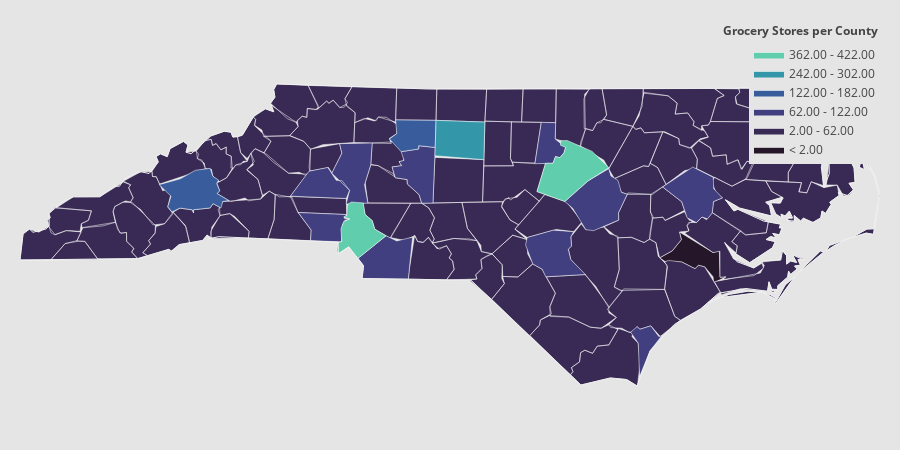

Notebook cell for this chart:
### Markdown cell above
use shapely 1.8.4

### Code cell
def make_state_plot(state,year,data,statefips):
    data['fips'] = data['fips'].astype(str)
    state_df = data[(data['fips'].str.startswith(statefips))]
    state_df = state_df[state_df['Year'] == year]

    

    values = state_df['Count.B'].tolist()
    fips = state_df['fips'].tolist()
    for i in values:
        if i <= 0:
            print(i)
            values[i] = 0

    endpts = list(np.mgrid[min(values):max(values):8j])

    colorscale = sns.color_palette("mako", 9).as_hex()

    fig = ff.create_choropleth(
        fips=fips,
        values=values,
        scope=[state],
        show_state_data=True,
        colorscale=colorscale,
        binning_endpoints=endpts,
        round_legend_values=True,
        plot_bgcolor='rgb(229,229,229)',
        paper_bgcolor='rgb(229,229,229)',
        legend_title='Grocery Stores per County',
        county_outline={'color': 'rgb(255,255,255)', 'width': 0.5},
        exponent_format=True,
    )
    

    fig.layout.template = None
    fig.show()
    return
make_state_plot('North Carolina',2017,df2,'37')

### Figure 1 — Plotly figure (JSON) as saved in the notebook; plotly's stock layout.template omitted (floating-point values rounded to 4 significant figures; data arrays with more than 128 entries replaced by an {"elided": "..."} marker saying what was removed)
{"data": [{"fill": "toself", "fillcolor": "#251729", "hoverinfo": "none", "line": {"color": "rgb(255,255,255)", "width": 0.5}, "mode": "lines", "name": "< 2.00", "type": "scatter", "x": [-77.73, -77.6, -77.51, -77.53, -77.18, -77.12, -77.11, -77.05, -77.17, -77.18, -77.27, -77.33, -77.37, -77.5, -77.67, -77.73, null], "y": [35.01, 35.07, 35.17, 35.24, 35.06, 35.07, 34.83, 34.84, 34.78, 34.84, 34.93, 34.94, 34.91, 34.97, 34.97, 35.01, null]}, {"fill": "toself", "fillcolor": "#382a54", "hoverinfo": "none", "line": {"color": "rgb(255,255,255)", "width": 0.5}, "mode": "lines", "name": "2.00 - 62.00", "type": "scatter", "x": {"elided": "1275 float values"}, "y": {"elided": "1275 float values"}}, {"fill": "toself", "fillcolor": "#413f80", "hoverinfo": "none", "line": {"color": "rgb(255,255,255)", "width": 0.5}, "mode": "lines", "name": "62.00 - 122.00", "type": "scatter", "x": [-81.54, -81.35, -81.15, -81.06, -81.0, -80.93, -80.96, -81.54, null, -79.11, -79.1, -78.83, -78.62, -78.65, -78.64, -78.67, -78.65, -78.49, -78.9, -78.94, -79.04, -79.11, null, -80.49, -80.39, -80.42, -80.37, -80.39, -80.21, -80.21, -80.04, -80.07, -80.18, -80.21, -80.33, -80.33, -80.46, -80.49, null, -79.01, -78.95, -78.8, -78.81, -78.7, -78.72, -78.76, -78.8, -78.83, -79.02, -79.01, null, -81.46, -80.96, -80.98, -80.92, -80.97, -81.0, -81.01, -81.33, -81.32, -81.46, null, -81.11, -81.01, -81.03, -80.69, -80.71, -80.77, -80.74, -80.96, -80.93, -81.11, null, -78.71, -78.47, -78.26, -78.23, -78.16, -78.13, -78.06, -78.15, -78.15, -78.41, -78.49, -78.63, -78.71, null, -78.03, -77.96, -77.94, -77.82, -77.74, -77.71, -77.83, -77.94, -77.95, -78.03, null, -77.7, -77.39, -77.18, -77.17, -77.08, -77.18, -77.19, -77.24, -77.29, -77.35, -77.45, -77.5, -77.7, null, -80.84, -80.55, -80.44, -80.28, -80.32, -80.8, -80.78, -80.84, null], "y": [35.57, 35.79, 35.83, 35.71, 35.71, 35.62, 35.55, 35.57, null, 35.13, 35.19, 35.26, 35.25, 35.2, 35.12, 35.09, 34.99, 34.86, 34.83, 34.9, 34.95, 35.13, null, 35.83, 35.85, 35.88, 35.89, 35.97, 36.0, 36.03, 36.01, 35.51, 35.5, 35.58, 35.68, 35.72, 35.74, 35.83, null, 35.89, 36.24, 36.24, 36.09, 36.01, 35.96, 35.92, 35.93, 35.87, 35.86, 35.89, null, 35.42, 35.4, 35.37, 35.36, 35.35, 35.31, 35.15, 35.16, 35.26, 35.42, null, 35.78, 35.96, 36.05, 36.05, 35.85, 35.67, 35.51, 35.5, 35.62, 35.78, null, 35.52, 35.71, 35.82, 35.75, 35.71, 35.6, 35.59, 35.42, 35.35, 35.25, 35.26, 35.46, 35.52, null, 34.33, 34.38, 34.36, 34.39, 34.29, 34.3, 34.16, 33.93, 34.23, 34.33, null, 35.65, 35.83, 35.74, 35.64, 35.55, 35.52, 35.42, 35.36, 35.38, 35.33, 35.37, 35.52, 35.65, null, 35.0, 35.21, 35.16, 35.2, 34.81, 34.82, 34.94, 35.0, null]}, {"fill": "toself", "fillcolor": "#395d9c", "hoverinfo": "none", "line": {"color": "rgb(255,255,255)", "width": 0.5}, "mode": "lines", "name": "122.00 - 182.00", "type": "scatter", "x": [-82.89, -82.67, -82.51, -82.36, -82.33, -82.28, -82.29, -82.26, -82.29, -82.17, -82.23, -82.25, -82.33, -82.36, -82.54, -82.53, -82.55, -82.67, -82.76, -82.8, -82.77, -82.89, null, -80.52, -80.44, -80.45, -80.04, -80.04, -80.21, -80.21, -80.39, -80.52, null], "y": [35.67, 35.73, 35.8, 35.82, 35.75, 35.71, 35.68, 35.62, 35.59, 35.53, 35.52, 35.46, 35.5, 35.46, 35.44, 35.42, 35.44, 35.46, 35.43, 35.47, 35.57, 35.67, null, 36.09, 36.14, 36.26, 36.26, 36.01, 36.03, 36.0, 35.97, 36.09, null]}, {"fill": "toself", "fillcolor": "#357ba3", "hoverinfo": "none", "line": {"color": "rgb(255,255,255)", "width": 0.5}, "mode": "lines", "name": "182.00 - 242.00", "type": "scatter", "x": [], "y": []}, {"fill": "toself", "fillcolor": "#3497a9", "hoverinfo": "none", "line": {"color": "rgb(255,255,255)", "width": 0.5}, "mode": "lines", "name": "242.00 - 302.00", "type": "scatter", "x": [-80.05, -80.04, -79.53, -79.54, -80.05, null], "y": [35.94, 36.26, 36.24, 35.9, 35.94, null]}, {"fill": "toself", "fillcolor": "#3eb4ad", "hoverinfo": "none", "line": {"color": "rgb(255,255,255)", "width": 0.5}, "mode": "lines", "name": "302.00 - 362.00", "type": "scatter", "x": [], "y": []}, {"fill": "toself", "fillcolor": "#60ceac", "hoverinfo": "none", "line": {"color": "rgb(255,255,255)", "width": 0.5}, "mode": "lines", "name": "362.00 - 422.00", "type": "scatter", "x": [-81.06, -81.05, -81.01, -81.02, -80.99, -80.92, -80.99, -80.96, -80.95, -80.91, -80.78, -80.77, -80.69, -80.67, -80.55, -80.84, -80.93, -81.04, -81.06, null, -78.98, -78.91, -78.83, -78.8, -78.76, -78.72, -78.7, -78.75, -78.75, -78.68, -78.43, -78.25, -78.47, -78.71, -79.0, -78.98, null], "y": [35.07, 35.15, 35.16, 35.27, 35.34, 35.36, 35.38, 35.39, 35.49, 35.51, 35.51, 35.4, 35.35, 35.27, 35.21, 35.0, 35.11, 35.04, 35.07, null, 35.64, 35.87, 35.87, 35.93, 35.92, 35.96, 36.01, 36.03, 36.07, 36.07, 35.98, 35.83, 35.7, 35.52, 35.61, 35.64, null]}, {"fill": "toself", "fillcolor": "#a9e1bd", "hoverinfo": "none", "line": {"color": "rgb(255,255,255)", "width": 0.5}, "mode": "lines", "name": "> 422.00", "type": "scatter", "x": [], "y": []}, {"hoverinfo": "text", "legendgroup": "centroids", "marker": {"color": "white", "opacity": 0}, "mode": "markers", "name": "US Counties", "selected": {"marker": {"color": "white", "opacity": 1, "size": 3}}, "showlegend": false, "text": ["County: Onslow<br>State: North Carolina<br>FIPS: 37133<br>Value: 50", "County: Onslow<br>State: North Carolina<br>FIPS: 37133<br>Value: 50", "County: Onslow<br>State: North Carolina<br>FIPS: 37133<br>Value: 50", "County: Hyde<br>State: North Carolina<br>FIPS: 37095<br>Value: 5", "County: Hyde<br>State: North Carolina<br>FIPS: 37095<br>Value: 5", "County: Hyde<br>State: North Carolina<br>FIPS: 37095<br>Value: 5", "County: Hyde<br>State: North Carolina<br>FIPS: 37095<br>Value: 5", "County: Dare<br>State: North Carolina<br>FIPS: 37055<br>Value: 29", "County: Dare<br>State: North Carolina<br>FIPS: 37055<br>Value: 29", "County: Dare<br>State: North Carolina<br>FIPS: 37055<br>Value: 29", "County: Dare<br>State: North Carolina<br>FIPS: 37055<br>Value: 29", "County: Carteret<br>State: North Carolina<br>FIPS: 37031<br>Value: 26", "County: Carteret<br>State: North Carolina<br>FIPS: 37031<br>Value: 26", "County: Carteret<br>State: North Carolina<br>FIPS: 37031<br>Value: 26", "County: Carteret<br>State: North Carolina<br>FIPS: 37031<br>Value: 26", "County: Carteret<br>State: North Carolina<br>FIPS: 37031<br>Value: 26", "County: Carteret<br>State: North Carolina<br>FIPS: 37031<br>Value: 26", "County: Carteret<br>State: North Carolina<br>FIPS: 37031<br>Value: 26", "County: Alamance<br>State: North Carolina<br>FIPS: 37001<br>Value: 51", "County: Alexander<br>State: North Carolina<br>FIPS: 37003<br>Value: 12", "County: Alleghany<br>State: North Carolina<br>FIPS: 37005<br>Value: 7", "County: Anson<br>State: North Carolina<br>FIPS: 37007<br>Value: 7", "County: Ashe<br>State: North Carolina<br>FIPS: 37009<br>Value: 15", "County: Avery<br>State: North Carolina<br>FIPS: 37011<br>Value: 11", "County: Beaufort<br>State: North Carolina<br>FIPS: 37013<br>Value: 18", "County: Bertie<br>State: North Carolina<br>FIPS: 37015<br>Value: 8", "County: Bladen<br>State: North Carolina<br>FIPS: 37017<br>Value: 20", "County: Brunswick<br>State: North Carolina<br>FIPS: 37019<br>Value: 41", "County: Buncombe<br>State: North Carolina<br>FIPS: 37021<br>Value: 123", "County: Burke<br>State: North Carolina<br>FIPS: 37023<br>Value: 35", "County: Cabarrus<br>State: North Carolina<br>FIPS: 37025<br>Value: 61", "County: Caldwell<br>State: North Carolina<br>FIPS: 37027<br>Value: 22", "County: Camden<br>State: North Carolina<br>FIPS: 37029<br>Value: 4", "County: Caswell<br>State: North Carolina<br>FIPS: 37033<br>Value: 7", "County: Catawba<br>State: North Carolina<br>FIPS: 37035<br>Value: 77", "County: Chatham<br>State: North Carolina<br>FIPS: 37037<br>Value: 25", "County: Cherokee<br>State: North Carolina<br>FIPS: 37039<br>Value: 13", "County: Chowan<br>State: North Carolina<br>FIPS: 37041<br>Value: 8", "County: Clay<br>State: North Carolina<br>FIPS: 37043<br>Value: 3", "County: Cleveland<br>State: North Carolina<br>FIPS: 37045<br>Value: 35", "County: Columbus<br>State: North Carolina<br>FIPS: 37047<br>Value: 20", "County: Craven<br>State: North Carolina<br>FIPS: 37049<br>Value: 38", "County: Cumberland<br>State: North Carolina<br>FIPS: 37051<br>Value: 99", "County: Currituck<br>State: North Carolina<br>FIPS: 37053<br>Value: 13", "County: Davidson<br>State: North Carolina<br>FIPS: 37057<br>Value: 64", "County: Davie<br>State: North Carolina<br>FIPS: 37059<br>Value: 9", "County: Duplin<br>State: North Carolina<br>FIPS: 37061<br>Value: 23", "County: Durham<br>State: North Carolina<br>FIPS: 37063<br>Value: 113", "County: Edgecombe<br>State: North Carolina<br>FIPS: 37065<br>Value: 30", "County: Forsyth<br>State: North Carolina<br>FIPS: 37067<br>Value: 171", "County: Franklin<br>State: North Carolina<br>FIPS: 37069<br>Value: 23", "County: Gaston<br>State: North Carolina<br>FIPS: 37071<br>Value: 93", "County: Gates<br>State: North Carolina<br>FIPS: 37073<br>Value: 3", "County: Graham<br>State: North Carolina<br>FIPS: 37075<br>Value: 5", "County: Granville<br>State: North Carolina<br>FIPS: 37077<br>Value: 21", "County: Greene<br>State: North Carolina<br>FIPS: 37079<br>Value: 8", "County: Guilford<br>State: North Carolina<br>FIPS: 37081<br>Value: 251", "County: Halifax<br>State: North Carolina<br>FIPS: 37083<br>Value: 29", "County: Harnett<br>State: North Carolina<br>FIPS: 37085<br>Value: 45", "County: Haywood<br>State: North Carolina<br>FIPS: 37087<br>Value: 24", "County: Henderson<br>State: North Carolina<br>FIPS: 37089<br>Value: 32", "County: Hertford<br>State: North Carolina<br>FIPS: 37091<br>Value: 16", "County: Hoke<br>State: North Carolina<br>FIPS: 37093<br>Value: 15", "County: Iredell<br>State: North Carolina<br>FIPS: 37097<br>Value: 64", "County: Jackson<br>State: North Carolina<br>FIPS: 37099<br>Value: 9", "County: Johnston<br>State: North Carolina<br>FIPS: 37101<br>Value: 77", "County: Jones<br>State: North Carolina<br>FIPS: 37103<br>Value: 2", "County: Lee<br>State: North Carolina<br>FIPS: 37105<br>Value: 25", "County: Lenoir<br>State: North Carolina<br>FIPS: 37107<br>Value: 33", "County: Lincoln<br>State: North Carolina<br>FIPS: 37109<br>Value: 30", "County: McDowell<br>State: North Carolina<br>FIPS: 37111<br>Value: 13", "County: Macon<br>State: North Carolina<br>FIPS: 37113<br>Value: 17", "County: Madison<br>State: North Carolina<br>FIPS: 37115<br>Value: 9", "County: Martin<br>State: North Carolina<br>FIPS: 37117<br>Value: 9", "County: Mecklenburg<br>State: North Carolina<br>FIPS: 37119<br>Value: 422", "County: Mitchell<br>State: North Carolina<br>FIPS: 37121<br>Value: 5", "County: Montgomery<br>State: North Carolina<br>FIPS: 37123<br>Value: 11", "County: Moore<br>State: North Carolina<br>FIPS: 37125<br>Value: 40", "County: Nash<br>State: North Carolina<br>FIPS: 37127<br>Value: 61", "County: New Hanover<br>State: North Carolina<br>FIPS: 37129<br>Value: 106", "County: Northampton<br>State: North Carolina<br>FIPS: 37131<br>Value: 17", "County: Orange<br>State: North Carolina<br>FIPS: 37135<br>Value: 50", "County: Pamlico<br>State: North Carolina<br>FIPS: 37137<br>Value: 9", "County: Pasquotank<br>State: North Carolina<br>FIPS: 37139<br>Value: 14", "County: Pender<br>State: North Carolina<br>FIPS: 37141<br>Value: 21", "County: Perquimans<br>State: North Carolina<br>FIPS: 37143<br>Value: 6", "County: Person<br>State: North Carolina<br>FIPS: 37145<br>Value: 18", "County: Pitt<br>State: North Carolina<br>FIPS: 37147<br>Value: 67", "County: Polk<br>State: North Carolina<br>FIPS: 37149<br>Value: 12", "County: Randolph<br>State: North Carolina<br>FIPS: 37151<br>Value: 52", "County: Richmond<br>State: North Carolina<br>FIPS: 37153<br>Value: 24", "County: Robeson<br>State: North Carolina<br>FIPS: 37155<br>Value: 60", "County: Rockingham<br>State: North Carolina<br>FIPS: 37157<br>Value: 56", "County: Rowan<br>State: North Carolina<br>FIPS: 37159<br>Value: 49", "County: Rutherford<br>State: North Carolina<br>FIPS: 37161<br>Value: 27", "County: Sampson<br>State: North Carolina<br>FIPS: 37163<br>Value: 30", "County: Scotland<br>State: North Carolina<br>FIPS: 37165<br>Value: 17", "County: Stanly<br>State: North Carolina<br>FIPS: 37167<br>Value: 23", "County: Stokes<br>State: North Carolina<br>FIPS: 37169<br>Value: 25", "County: Surry<br>State: North Carolina<br>FIPS: 37171<br>Value: 34", "County: Swain<br>State: North Carolina<br>FIPS: 37173<br>Value: 3", "County: Transylvania<br>State: North Carolina<br>FIPS: 37175<br>Value: 10", "County: Tyrrell<br>State: North Carolina<br>FIPS: 37177<br>Value: 5", "County: Union<br>State: North Carolina<br>FIPS: 37179<br>Value: 74", "County: Vance<br>State: North Carolina<br>FIPS: 37181<br>Value: 36", "County: Wake<br>State: North Carolina<br>FIPS: 37183<br>Value: 391", "County: Warren<br>State: North Carolina<br>FIPS: 37185<br>Value: 13", "County: Washington<br>State: North Carolina<br>FIPS: 37187<br>Value: 6", "County: Watauga<br>State: North Carolina<br>FIPS: 37189<br>Value: 18", "County: Wayne<br>State: North Carolina<br>FIPS: 37191<br>Value: 44", "County: Wilkes<br>State: North Carolina<br>FIPS: 37193<br>Value: 34", "County: Wilson<br>State: North Carolina<br>FIPS: 37195<br>Value: 46", "County: Yadkin<br>State: North Carolina<br>FIPS: 37197<br>Value: 19", "County: Yancey<br>State: North Carolina<br>FIPS: 37199<br>Value: 4"], "type": "scatter", "unselected": {"marker": {"opacity": 0}}, "x": [[-77.14], [-77.21], [-77.43], [-75.75], [-75.92], [-76.27], [-76.25], [-75.66], [-75.54], [-75.67], [-75.86], [-76.14], [-76.53], [-76.45], [-76.56], [-76.6], [-76.89], [-76.67], -79.4, -81.18, -81.13, -80.1, -81.5, -81.92, -76.86, -76.98, -78.56, -78.24, -82.53, -81.7, -80.55, -81.55, -76.21, -79.33, -81.22, -79.26, -84.06, -76.61, -83.75, -81.56, -78.66, -77.09, -78.83, -76.01, -80.21, -80.54, -77.93, -78.88, -77.6, -80.26, -78.29, -81.18, -76.7, -83.83, -78.65, -77.68, -79.79, -77.65, -78.87, -82.98, -82.48, -76.98, -79.24, -80.87, -83.14, -78.37, -77.36, -79.17, -77.64, -81.22, -82.05, -83.42, -82.71, -77.11, -80.83, -82.16, -79.91, -79.48, -77.99, -77.88, -77.4, -79.12, -76.74, -76.28, -77.91, -76.44, -78.97, -77.37, -82.17, -79.81, -79.75, -79.1, -79.77, -80.52, -81.92, -78.37, -79.48, -80.25, -80.24, -80.69, -83.49, -82.8, -76.21, -80.53, -78.41, -78.65, -78.11, -76.58, -81.7, -78.0, -81.16, -77.92, -80.67, -82.31], "y": [[34.64], [34.61], [34.73], [35.19], [35.13], [35.32], [35.54], [35.88], [35.41], [36.0], [35.78], [35.0], [34.71], [34.72], [34.7], [34.67], [34.68], [34.84], 36.04, 35.92, 36.49, 34.97, 36.43, 36.08, 35.49, 36.07, 34.61, 34.07, 35.61, 35.75, 35.39, 35.95, 36.39, 36.39, 35.66, 35.7, 35.13, 36.15, 35.06, 35.33, 34.27, 35.12, 35.05, 36.4, 35.79, 35.93, 34.94, 36.04, 35.91, 36.13, 36.08, 35.29, 36.44, 35.35, 36.3, 35.48, 36.08, 36.26, 35.37, 35.56, 35.34, 36.36, 35.02, 35.81, 35.29, 35.52, 35.02, 35.48, 35.24, 35.49, 35.68, 35.15, 35.86, 35.84, 35.25, 36.01, 35.33, 35.31, 35.97, 34.23, 36.42, 36.06, 35.14, 36.3, 34.52, 36.21, 36.39, 35.59, 35.28, 35.71, 35.01, 34.64, 36.4, 35.64, 35.4, 34.99, 34.84, 35.31, 36.4, 36.41, 35.49, 35.2, 35.82, 34.99, 36.36, 35.79, 36.4, 35.82, 36.23, 35.36, 36.21, 35.71, 36.16, 35.9]}, {"hoverinfo": "text", "legendgroup": "States", "line": {"color": "rgb(240, 240, 240)", "width": 1}, "mode": "lines", "showlegend": false, "type": "scatter", "x": {"elided": "279 float values"}, "y": {"elided": "279 float values"}}], "layout": {"annotations": [{"showarrow": false, "text": "<b>Grocery Stores per County</b>", "x": 1, "xanchor": "right", "xref": "paper", "y": 1.05, "yref": "paper"}], "dragmode": "select", "height": 450, "hovermode": "closest", "legend": {"traceorder": "reversed", "x": 1, "xanchor": "right", "y": 1, "yanchor": "top"}, "margin": {"b": 20, "l": 20, "r": 20, "t": 40}, "paper_bgcolor": "rgb(229,229,229)", "plot_bgcolor": "rgb(229,229,229)", "width": 900, "xaxis": {"autorange": false, "fixedrange": true, "range": [-84.32, -75.46], "showgrid": false, "showticklabels": false, "zeroline": false}, "yaxis": {"autorange": false, "fixedrange": true, "range": [33.44, 36.99], "showgrid": false, "showticklabels": false, "zeroline": false}}}
